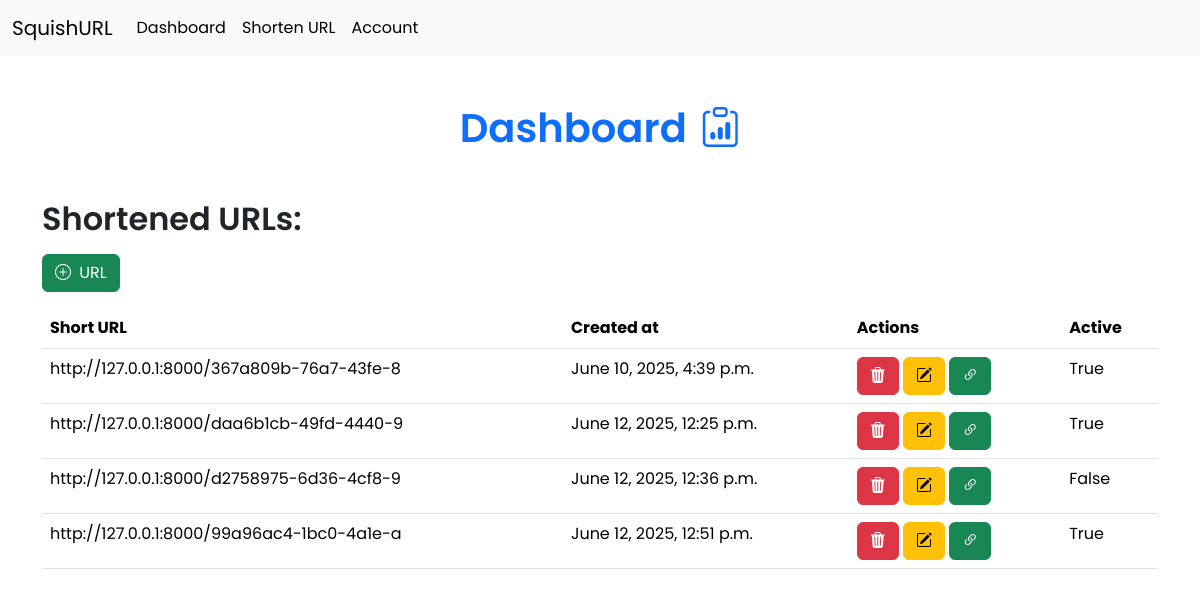
Page /dashboard/ (signed in) on the earlier database version.
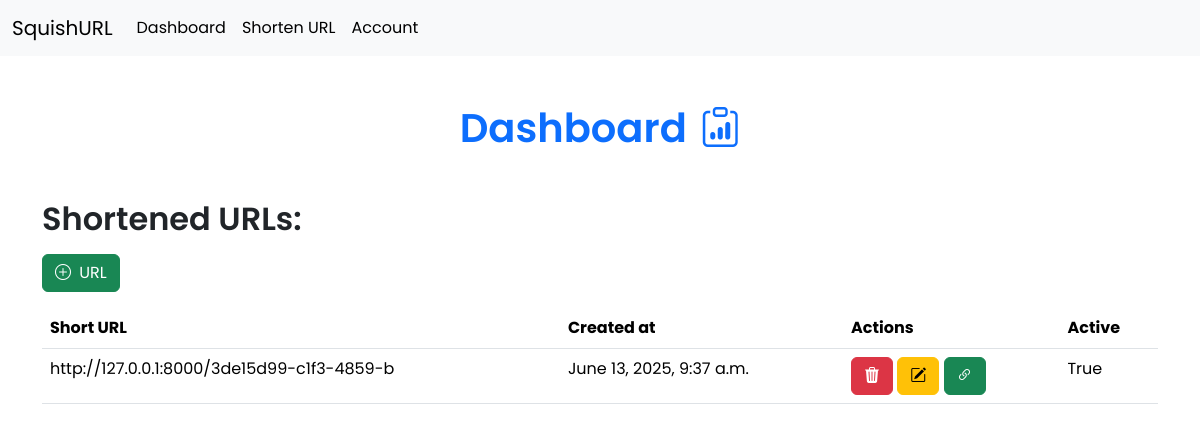
Same page on the later database version.
### url_app/models.py (models this page shows)
class ShortenedUrl(models.Model):
    original_url = models.URLField(max_length=2048)
    short_code = models.CharField(max_length=20, unique=True)
    created_at = models.DateTimeField(auto_now_add=True)
    owner = models.ForeignKey(User, on_delete=models.CASCADE, null=True, blank=True)
    custom_code = models.CharField(max_length=20, unique=True, null=True)
    expiry_date = models.DateTimeField(null=True, blank=True)
    max_uses = models.IntegerField(null=True, blank=True)
    current_uses = models.IntegerField(default=0, null=True)
    url_password  = models.CharField(max_length=128, null=True, blank=True)
    is_active = models.BooleanField(default=True)
    qr_code = models.ImageField(blank=True, null=True)

### url_app/views.py (the view)
# urls.py: path('dashboard/', views.Dashboard, name='dashboard'),
@login_required
def Dashboard(request):
    links = ShortenedUrl.objects.all()
    return render(request, "app/dashboard.html", {"links": links})

### url_app/templates/app/dashboard.html (shortened to what this page needs)
<!DOCTYPE html>
<html lang="en">
<head>
    <link href="https://cdn.jsdelivr.net/npm/bootstrap@5.3.6/dist/css/bootstrap.min.css" rel="stylesheet">
    <link rel="stylesheet" href="https://cdn.jsdelivr.net/npm/bootstrap-icons@1.13.1/font/bootstrap-icons.min.css">
</head>
<body>
    <nav class="navbar navbar-expand-lg bg-body-tertiary">
        <div class="container-fluid">
            <a class="navbar-brand" href="#">SquishURL</a>
            <div class="collapse navbar-collapse" id="navbarNav">
                <ul class="navbar-nav">
                    <li class="nav-item">
                        <a class="nav-link active" href="{% url 'dashboard' %}">Dashboard</a>
                    </li>
                    <li class="nav-item">
                        <a class="nav-link active" href="{% url 'create_url' %}">Shorten URL</a>
                    </li>
                    <li class="nav-item">
                        <a class="nav-link active" href="{% url 'account' %}">Account</a>
                    </li>
                </ul>
            </div>
        </div>
    </nav>
    <h1 class="text-center text-primary my-5 fw-semibold">
        Dashboard <i class="bi bi-clipboard-data ms-1"></i>
    </h1>
    <div class="container">
        <h2 class="fw-semibold mb-3">Shortened URLs:</h3>
        <div class="d-flex mb-3">
            <a href="{% url 'create_url' %}" class="btn btn-success"><i class="bi bi-plus-circle me-1"></i> URL</a>
        </div>
        <table class="table user-select-auto">
            <thead>
                <tr>
                    <th scope="col">Short URL</th>
                    <th scope="col">Created at</th>
                    <th scope="col">Actions</th>
                    <th scope="col">Active</th>
                </tr>
            </thead>
            <tbody>
                {% for link in links %}
                <tr>
                    <td scope="row">{{ "http://127.0.0.1:8000/"|add:link.short_code }}</td>
                    <td>{{ link.created_at }}</td>
                    <td>
                        <a href="{% url 'delete_url' link.pk %}" class="btn btn-danger"><i class="bi bi-trash3-fill"></i></a>
                        <a href="{% url 'edit_url' link.pk %}" class="btn btn-warning"><i class="bi bi-pencil-square"></i></a>
                        <a href="{% url 'view_url' link.pk %}" class="btn btn-success"><i class="bi bi-link-45deg"></i></a>
                    </td>
                    <td>{{ link.is_active }}</td>
                </tr>
                {% endfor %}
            </tbody>
        </table>
    </div>
</body>
</html>

### url_app/templates/app/dashboard.html (style rules this page uses)
* { font-family: "Poppins", sans-serif; }

Differences in the rows shown:
removed ShortenedUrl: short_code "http://127.0.0.1:8000/367a809b-76a7-43fe-8", created_at "June 10, 2025, 4:39 p.m.", is_active "True"
removed ShortenedUrl: short_code "http://127.0.0.1:8000/daa6b1cb-49fd-4440-9", created_at "June 12, 2025, 12:25 p.m.", is_active "True"
removed ShortenedUrl: short_code "http://127.0.0.1:8000/d2758975-6d36-4cf8-9", created_at "June 12, 2025, 12:36 p.m.", is_active "False"
removed ShortenedUrl: short_code "http://127.0.0.1:8000/99a96ac4-1bc0-4a1e-a", created_at "June 12, 2025, 12:51 p.m.", is_active "True"
added ShortenedUrl: short_code "http://127.0.0.1:8000/3de15d99-c1f3-4859-b", created_at "June 13, 2025, 9:37 a.m.", is_active "True"
